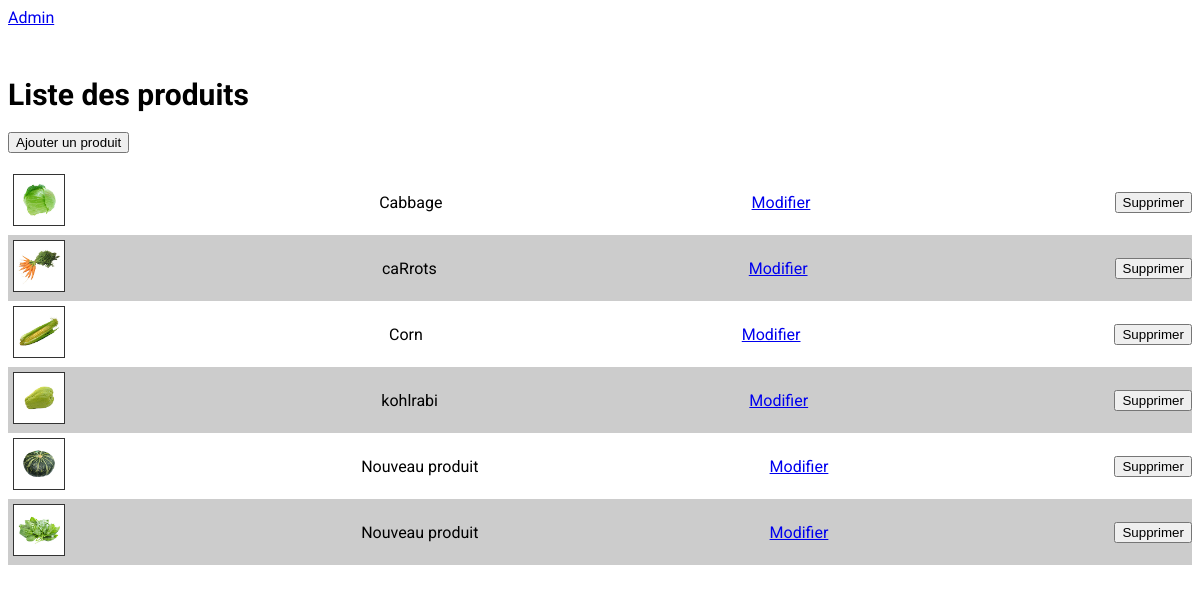
The app's page /admin/index.php?p=produits (signed in) with its own data.
### tables this page shows
CREATE TABLE `produits` (
  `id_produit` int(11) NOT NULL,
  `nom_produit` varchar(50) NOT NULL,
  `desc_produit` text NOT NULL,
  `sous_titre_produit` varchar(50) NOT NULL,
  `id_cat_produit` int(11) DEFAULT NULL
);

### admin/controllers/produits.php (called while the page is built, shortened)
<?php
$produits = all("produits");
require("views/produits.php");
?>

### core/bdd.php (called while the page is built, shortened)
<?php
    function all($table){
        $db =   $GLOBALS["db"];
        $sql = "SELECT * FROM $table";
        $rst = $db->query($sql);
        return $rst->fetchAll(PDO::FETCH_ASSOC);
    }
?>

### admin/views/produits.php (the view, shortened to what this page needs)
<a href="http://localhost/php-cdaw/projet-gamba/admin/">Admin</a>
<h1>Liste des produits</h1>
<form action="" method="post">
    <input type="submit" name="insert" value="Ajouter un produit">
</form>
<ul>
    <?php
    foreach($produits as $key => $produit){
        $id = $produit["id_produit"];
        $nom = $produit["nom_produit"];
        ?>
        <li>
            <span><img src="../products/<?php echo $id; ?>.jpg" alt=""></span>
            <span><?php echo $nom; ?></span>
            <a href="?p=produit&id=<?php echo $id; ?>">Modifier</a>
            <form action="" method="post" onSubmit="return confirmDelete();">
                <input type="submit" name="delete" value="Supprimer">
            </form>
        </li>
        <?php
    }
    ?>
</ul>

### admin/styles/style.css (style rules this page uses)
body { font-family: 'Roboto', sans-serif; }
h1,h2 { font-size: 30px; padding-top: 30px; }
ul { list-style: none; padding: 0px; margin: 0px; }
ul>li { display: flex; justify-content: space-between; align-items: center; }
ul>li>span { padding: 5px; }
ul>li img { width: 50px; border: 1px solid #333; }
ul>li:nth-child(even) { background: #CCC }
ul>li:nth-child(odd) { background: #FFF }

### records on screen
produits: shows a picture, nom_produit "Cabbage"
produits: shows a picture, nom_produit "caRrots"
produits: shows a picture, nom_produit "Corn"
produits: shows a picture, nom_produit "kohlrabi"
produits: shows a picture, nom_produit "Nouveau produit"
produits: shows a picture, nom_produit "Nouveau produit"
